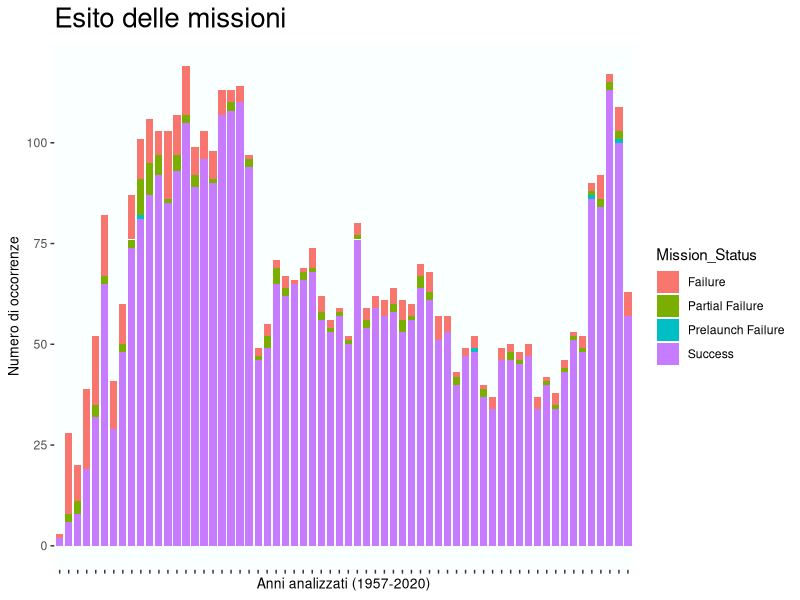

Reproduce this figure in R.
library(dplyr)
library(stringr)
library(ggplot2)

#Dataset di partenza
originalDataset = read.csv("mission_launches.csv")

#Tramite una serie di mutate estrae l'anno dalla colonna Date
df1=originalDataset %>%
  mutate(Year =str_split_i(Date, ',',-1))%>%
  mutate(Year= str_trim(Year))%>%
  mutate(Year =str_split_i(Year, ' ',1))

#Raggruppo Mission_Status e Year e li conto così da avere per ogni anno quanto stati di missione di missione ci sono stati
df2= df1%>%
  group_by(Mission_Status, Year)%>%
  summarise(n = n())

#Plotta il subset df2 mappando sulle x gli anni estratti poco prima e sulle y mappa il conto dei vari stati delle missioni
ggplot(df2, mapping = aes(x= Year , y= n))+
  geom_bar(stat = "identity", aes(fill = Mission_Status), width = 0.8, position = position_stack())+ #Colora le varie barre del barplot diversamente in base allo stato delle missioni
  labs(title = "Esito delle missioni",
    y="Numero di occorrenze", x="Anni analizzati (1957-2020)")+
  theme(text = element_text(color = "black") #tra le parentesi del theme() ci sono degli elementi che rendono il grafico più godibile e leggibile
    ,panel.background = element_rect(fill ="#FaFFFF")
    ,plot.background = element_rect(fill = "white")
    ,panel.grid = element_blank()
    ,plot.title = element_text(size = 20)
    ,axis.title.x = element_text(size = 10)
    ,axis.title.y = element_text(size = 10)
    ,axis.text.x = element_blank()
  )

